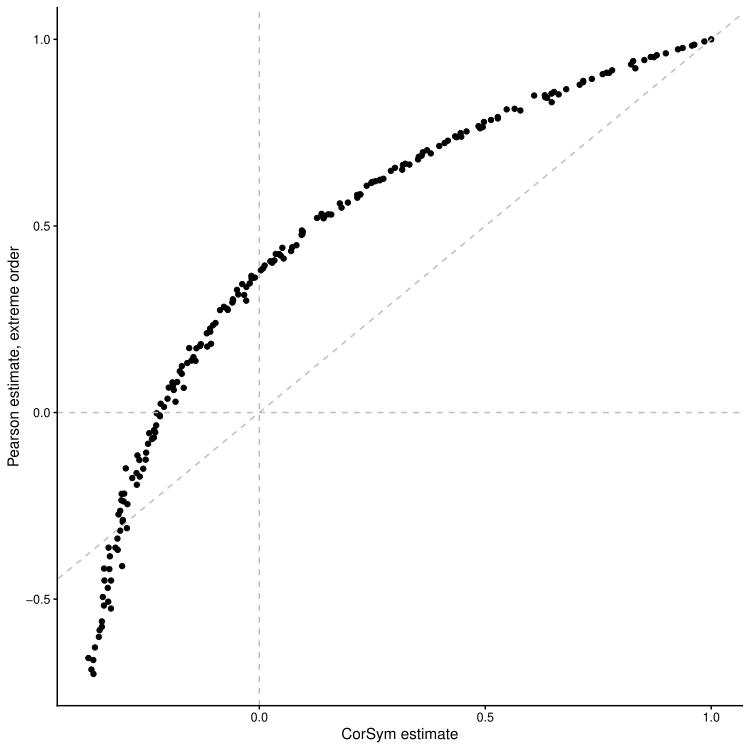

This chart was generated by the following R code:
# when distribution is symmetric, or more generally when sigma_l == sigma_h, the inequality is proven.
# also when at least rho_lh > 0, for any sign of rho.
# so we need to test both negative cases and sigma_l != sigma_h.
# hopefully log-MVN provides insight
# yes, this shows that inequality is not guaranteed in that missing case!

# to simulate data with a know correlation
library(mvtnorm)
library(corsym)
library(tidyverse)
library(ochoalabtools)

# simulate some multivariate normal data that satisfies assumptions
# a decent sample size
n <- 10000
# true means will be zero

# this is true covariance
rhos <- ( (-100) : 100 ) / 100

data <- NULL
for ( rho in rhos ) {
    Covar <- matrix( c( 1, rho, rho, 1 ), nrow = 2, ncol = 2 )
    X <- exp( rmvnorm( n, sigma = Covar ) )
    Xe <- partial_order( X )

    data_i <- tibble(
        rho = rho,
        mu = mean( X ),
        sigma2 = var( as.numeric( X ) ),
        mul = mean( Xe[,1] ),
        muh = mean( Xe[,2] ),
        sigma2l = var( Xe[,1] ),
        sigma2h = var( Xe[,2] ),
        rhor = corsym( X )[1],
        rhoe = pearson( Xe )[1]
    )
    data <- bind_rows( data, data_i )
}

# save data
write_tsv( data, 'ineq-counterexample-log-normal.txt.gz' )

# main result
fig_start( 'ineq-counterexample-log-normal', wh = fig_scale(1) )
ggplot( data, aes( x = rhor, y = rhoe ) ) +
    geom_point() +
    theme_classic() +
    geom_abline( linetype = 'dashed', color = 'gray' ) +
    geom_hline( yintercept = 0, linetype = 'dashed', color = 'gray' ) + 
    geom_vline( xintercept = 0, linetype = 'dashed', color = 'gray' ) + 
    labs( x = 'CorSym estimate', y = 'Pearson estimate, extreme order' )
fig_end()
